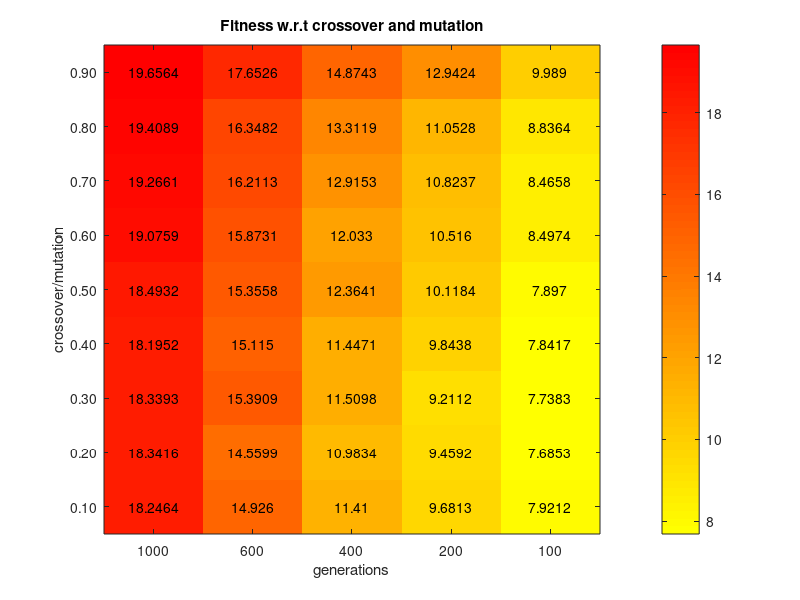

MATLAB code to generate this figure:
f = figure;
%--------base--200
mn = [2.7960    2.6510    2.6480    2.5230    2.4930    2.4560    2.4140    2.3660    2.3180;
    2.3630    2.3070    2.2940    2.2480    2.1920    2.1560    2.1100    2.0750    2.0320;
    2.1470    2.1040    2.0790    2.0170    1.9840    1.8900    1.8600    1.8030    1.7630;
    1.8150    1.7830    1.7660    1.7190    1.7010    1.6550    1.6000    1.5630    1.5120;
    1.5960    1.5620    1.5190    1.4930    1.4400    1.4050    1.3630    1.3290    1.2780;
    1.3650    1.3280    1.2840    1.2370    1.2170    1.1810    1.1320    1.0880    1.0570;
    1.1310    1.0840    1.0540    1.0110    0.9760    0.9500    0.8970    0.8780    0.8310;
    0.8950    0.8570    0.8170    0.7840    0.7610    0.7130    0.6880    0.6550    0.6160;
    0.6610    0.6250    0.6540    0.6030    0.5300    0.5020    0.5450    0.4300    0.4010];

mn = [18.4282   18.6705   18.3799   18.5128   17.6721   18.1227   18.2313   18.2619   18.0543;
   18.4035   17.8674   17.9097   17.2934   17.2302   16.4855   17.6940   17.3099   16.7315;
   17.7512   17.9519   17.5558   17.4053   17.2683   17.3605   16.8084   16.8164   17.2874;
   16.8635   17.0318   16.9712   16.8126   16.6328   17.1243   16.3667   16.8450   16.3609;
   16.7044   16.7277   16.4267   16.5708   16.1194   16.5853   16.2294   16.5973   16.7136;
   16.8648   16.6809   16.3774   16.0589   16.9646   15.8758   16.7992   16.1136   16.8199;
   16.2001   16.3519   16.3191   15.7618   16.2319   16.0360   16.3954   16.2684   16.9390;
   16.1465   15.9415   16.0748   16.2009   16.1661   15.5918   16.1053   16.8125   17.3914;
   16.0106   15.8716   15.9058   16.0688   16.0604   16.4993   17.0402   18.0216   18.2178];

%-------base--400

m = [  5.3570    5.1070    5.0450    4.9490    4.8500    4.7400    4.7140    4.5470    4.4780;
    4.6020    4.5290    4.4120    4.3500    4.2430    4.3680    4.0950    3.9880    3.8800;
    4.1170    4.0210    3.9340    3.8100    3.7280    3.6450    3.5460    3.5980    3.4470;
    3.6380    3.5440    3.4500    3.3650    3.2820    3.1730    3.1020    3.0070    2.9320;
    3.1160    3.0470    2.9850    2.8820    2.8180    2.7320    2.6440    2.6460    2.4720;
    2.6940    2.6070    2.5160    2.4370    2.3650    2.2930    2.1970    2.1290    2.0610;
    2.2200    2.1360    2.0800    1.9990    1.9110    1.8570    1.7780    1.7100    1.6120;
    1.7590    1.6850    1.6170    1.5520    1.4780    1.4160    1.3450    1.2800    1.2080;
    1.3010    1.2310    1.1780    1.1160    1.0400    0.9930    0.9140    0.8460    0.7810];

m = [   16.9991   16.5653   15.3442   16.3575   16.0971   15.5285   15.3065   15.2010   15.0713;
   15.4228   15.5786   15.3868   14.8591   14.6006   14.2695   14.3064   14.1237   14.3044;
   15.1291   14.7703   14.4554   14.1832   13.8285   13.6803   13.6168   13.8376   14.0337;
   14.5011   14.2888   13.7227   13.6715   13.5798   13.4454   13.3289   13.4666   13.4502;
   14.0149   13.5847   13.3804   12.8071   13.1453   12.9258   12.9527   13.1725   13.9694;
   13.6092   13.2864   12.9383   12.7167   12.8252   13.0564   12.8821   12.5935   13.4930;
   13.4410   12.8996   12.6058   12.4622   12.5991   12.6138   12.9390   13.2120   13.3222;
   12.6803   12.7947   12.5326   12.6103   12.0211   12.2280   12.8355   12.7468   14.0150;
   12.3258   11.7417   12.1735   12.4534   12.1013   12.6297   12.9769   13.3968   14.7367];

%---------------------new ops

mn = [    3.1470    2.7220    2.6980    2.6910    2.6530    2.6360    2.6100    2.5910    2.5580;
    2.4710    2.4410    2.4230    2.4120    2.3910    2.3570    2.3470    2.3000    2.2900;
    2.3700    2.1880    2.1520    2.1230    2.1080    2.0810    2.0740    2.0460    2.0050;
    1.9370    1.9240    1.9150    1.8670    1.8510    1.8200    1.7860    1.7650    1.7620;
    1.6770    1.6540    1.6530    1.6180    1.5720    1.5390    1.5370    1.4950    1.4760;
    1.4150    1.3770    1.3660    1.3460    1.3760    1.3040    1.2730    1.2450    1.2090;
    1.1520    1.1440    1.1020    1.0740    1.0680    1.0350    1.0300    0.9930    0.9680;
    0.8990    0.8840    0.8450    0.8350    0.8070    0.7920    0.7620    0.7490    0.7020;
    0.6350    0.6050    0.5840    0.5720    0.5490    0.5230    0.5110    0.4720    0.4450];

mn = [   14.5647   14.0814   14.5077   14.4357   14.2117   13.9367   13.6333   13.7583   12.7120;
   14.4389   14.4914   14.7544   14.5297   14.4988   13.8323   13.7485   13.3866   13.9802;
   14.1374   13.8927   14.2434   14.0707   14.4339   13.4640   13.5544   13.5597   13.8338;
   14.5723   14.6868   14.1772   14.5210   14.2650   13.8734   13.9119   13.3247   13.6967;
   15.1729   14.9516   14.6094   15.0704   14.5851   14.3273   14.6363   14.7155   14.7108;
   15.2141   14.3900   14.9066   14.9319   14.7267   14.1616   14.5694   14.9876   14.9440;
   15.0350   14.9733   14.9704   14.7937   15.1652   14.8426   14.9765   14.9458   15.7130;
   15.5572   15.2908   15.5719   15.4389   15.7863   15.5696   15.8431   15.6720   16.9378;
   15.8611   15.5958   16.0358   15.1379   15.8190   15.6579   17.1824   16.9805   19.4694];
%-----------------------tournamnet
 mn =[2.8970    2.6460    2.5690    2.5400    2.5460    2.4360    2.4010    2.3730    2.3500
    2.3410    2.3320    2.2820    2.2300    2.2660    2.1600    2.1110    2.0630    2.0710
    2.1200    2.0830    2.0700    1.9620    1.9030    1.8710    1.9070    1.8580    1.8030
    1.9140    1.8510    1.7970    1.7670    1.7260    1.6780    1.6340    1.6030    1.5560
    1.6380    1.5930    1.5520    1.5100    1.4780    1.4340    1.3970    1.3550    1.3060
    1.3930    1.3530    1.3020    1.2750    1.2340    1.1880    1.1530    1.1250    1.0740
    1.1470    1.0980    1.0780    1.0320    1.0060    0.9530    0.9290    0.8920    0.8480
    0.9110    0.8690    0.8480    0.8590    0.7670    0.7360    0.7050    0.6670    0.6360
    0.6690    0.6430    0.6190    0.5770    0.5870    0.5550    0.4960    0.4700    0.4090];
 
 mn = [   19.1935   18.3916   18.6277   18.9526   18.3341   18.3527   18.4984   18.2059   17.8194
   17.8762   17.7867   17.5565   17.4683   17.6957   17.8802   17.3541   17.5062   17.3932
   17.4177   17.1482   17.1489   17.5677   17.5901   16.8897   16.9891   17.3703   16.9710
   17.2608   17.0473   16.3425   17.0001   17.0306   16.6123   16.5662   16.9341   16.6584
   16.4035   16.6006   16.5656   16.6634   16.2834   17.0479   16.0448   16.3294   16.7601
   16.3119   16.7197   16.1942   16.6949   16.1595   16.0078   16.2153   16.7496   16.6692
   16.4863   16.3364   16.3450   16.5029   15.9934   16.4969   16.3883   16.5875   17.6348
   16.1704   16.4509   16.0782   15.9564   16.5476   16.2006   16.7083   16.8817   17.0899
   15.3531   16.2043   16.2498   15.6946   16.3540   17.1206   16.5366   17.7664   18.1937
];

%--------------------------tourmanent 2

mn = [    2.9730    2.6360    2.7390    2.5510    2.5100    2.4660    2.4340    2.3740    2.3470;
    2.3820    2.3430    2.3190    2.2560    2.2150    2.1690    2.1100    2.0740    2.0470;
    2.1010    2.0660    2.0440    1.9790    1.9430    1.9000    1.8700    1.8010    1.7870;
    1.8580    1.8480    1.7960    1.7370    1.6930    1.6660    1.6270    1.5840    1.5330;
    1.6120    1.5700    1.5480    1.5360    1.4510    1.4070    1.3740    1.3400    1.2950;
    1.3930    1.3510    1.4230    1.3030    1.2140    1.1810    1.1440    1.0970    1.0680;
    1.1600    1.0940    1.0540    1.0390    1.0490    0.9510    0.9280    0.8770    0.8370;
    0.8970    0.8620    0.8360    0.7900    0.7620    0.7270    0.6950    0.6490    0.6180;
    0.6580    0.6370    0.5990    0.5670    0.5410    0.5050    0.4800    0.4360    0.4060];

mn = [   18.8651   17.9693   18.2745   17.7136   18.0833   17.6610   18.2151   17.9995   17.8419;
   18.4283   18.4181   17.5194   17.8077   17.2991   17.7949   17.3985   17.1974   17.4075;
   17.6284   17.5922   17.7416   17.0229   16.8546   17.0522   16.1823   16.7908   16.6733;
   17.0450   16.8047   16.7518   16.7007   16.8531   17.0047   16.8825   16.7644   16.9517;
   16.7348   16.9465   16.9515   16.7654   16.7882   16.6965   16.6831   16.5362   16.5035;
   16.3837   16.4274   16.5410   15.9991   16.3550   16.5041   16.0960   16.6232   17.1393;
   16.7474   16.1485   15.9019   16.4282   16.3945   16.4002   16.1803   16.5252   17.1848;
   16.2664   15.4259   16.2150   15.7611   15.4487   15.5326   16.4502   16.6527   17.4109;
   15.8295   16.5198   16.0399   16.3943   15.7020   16.1593   16.4710   16.8415   17.6923];

%--------------------------srs
mn = [    2.6310    2.5920    2.5830    2.5380    2.4960    2.4470    2.4020    2.3610    2.2930;
    2.3560    2.3260    2.2770    2.2390    2.2200    2.1640    2.1330    2.0660    2.0140;
    2.1130    2.0570    2.0030    1.9880    1.9290    1.8960    1.8490    1.8180    1.7730;
    1.8470    1.7990    1.7730    1.7440    1.6980    1.6380    1.6050    1.5750    1.5080;
    1.6040    1.5510    1.5260    1.4920    1.4480    1.4150    1.3590    1.3300    1.2820;
    1.3630    1.3200    1.2900    1.2600    1.2080    1.1740    1.1400    1.0950    1.0470;
    1.1280    1.0960    1.0580    1.0290    0.9860    0.9500    0.9140    0.8740    0.8350;
    0.8920    0.8580    0.8230    0.7950    0.7610    0.7230    0.6930    0.6480    0.6140;
    0.6640    0.6340    0.6020    0.5650    0.5430    0.5000    0.4730    0.4280    0.4470];

mn= [ 18.7656   18.7389   18.8683   18.8191   18.3167   17.7452   18.4836   18.0619   18.2720;
   17.8877   18.1067   17.6240   17.9993   17.8452   17.4772   17.7384   17.1682   17.1199;
   17.4132   17.5857   17.1101   17.1774   17.0449   16.7023   16.8082   17.1413   17.0364;
   17.0309   16.7342   16.9208   16.5367   16.3830   16.5053   16.4205   15.8798   17.1539;
   17.1192   16.8292   16.8344   16.2394   16.9744   16.7762   15.8755   16.2907   17.2551;
   16.4154   16.1337   16.3466   16.4932   16.1561   15.9042   15.8598   16.8645   16.4434;
   16.2108   16.1785   16.4931   16.2908   15.9345   16.2785   17.0121   16.8280   17.5547;
   16.0001   16.2338   15.4993   16.4859   15.7729   16.5612   16.6918   17.1757   17.9358;
   15.9953   15.8811   15.3706   16.1393   16.6247   16.4043   16.8794   17.5842   18.3614];

%---------------------tourn 250
mn =[   4.3950    4.0900    3.9700    3.8200    3.8200    3.7750    3.6200    3.5900    3.4750
    3.7550    3.8150    3.5050    3.4050    3.3050    3.1950    3.1400    3.1150    3.0350
    3.2250    3.0850    3.0450    3.0200    2.9100    2.8700    2.8350    2.7150    2.6400
    2.7750    2.7500    2.6850    2.6000    2.5300    2.4700    2.3900    2.3850    2.2850
    2.3950    2.3750    2.3100    2.2900    2.2050    2.1550    2.0550    1.9350    1.9050
    2.0700    2.0100    1.9550    1.8750    1.8350    1.7650    1.6800    1.6550    1.5750
    1.6950    1.6500    1.6000    1.5450    1.5000    1.5200    1.3800    1.2950    1.2500
    1.3400    1.2900    1.3050    1.1800    1.1500    1.0850    1.0100    1.0050    0.9900
    1.0850    1.0200    0.9750    0.8950    0.7900    0.7650    0.7650    0.6950    0.6050];

mn = [  18.7161   17.6587   17.8347   17.1465   16.8710   17.4284   17.3638   17.0539   16.2322
   17.5800   17.3857   17.7386   16.6473   16.7876   17.0301   16.4906   15.8626   16.0677
   16.8164   16.5502   16.3211   16.4300   15.5515   16.2848   15.9312   16.2681   16.4393
   15.4133   16.0302   15.8060   15.5483   15.4411   15.6650   15.3880   15.4395   15.8834
   15.7176   15.7105   15.5300   15.1308   15.8745   15.1076   15.2818   15.5392   15.5177
   14.8392   14.9553   15.3664   14.9518   15.3438   14.7001   15.1611   15.5897   16.0186
   14.6441   15.5263   14.6355   15.1176   15.2044   14.2800   15.0849   14.9661   15.9663
   14.2885   14.3216   14.5941   14.7677   14.5444   13.9803   14.6935   15.4504   16.4270
   14.2930   14.7645   14.4507   14.2558   14.5768   14.6519   14.8610   15.0029   16.5811];
%-------------------------------

mn =[];

mn=[
   17.3819   16.8721   16.8184   16.8037   16.5361   15.5525   16.1335   16.4352   16.0447;
   16.3576   15.4398   16.2525   15.9938   15.4271   14.7447   14.3358   14.6246   15.0390;
   15.1770   14.7162   14.6633   14.5913   13.4725   14.1745   13.9930   14.2924   14.5402;
   14.4991   14.5835   15.4790   13.7584   13.9374   14.3349   14.1331   13.9315   14.0603;
   14.1533   13.9100   13.7836   13.3778   13.0254   13.7991   13.6361   13.8081   14.1747;
   13.9452   13.6842   13.6706   13.2850   12.6685   13.2647   12.2685   13.2375   13.7478;
   13.1630   13.1986   12.6204   13.5372   12.9794   13.1080   12.6540   13.4296   15.3052;
   13.1443   12.9679   12.9330   12.8444   12.6314   13.0618   13.2518   13.9279   14.6748;
   12.6705   13.1090   12.7757   12.2466   12.1197   13.2411   12.8672   13.4974   14.3648];

mn = fliplr(mn);
%----------------------------
mn = [   1.4160    2.7400    5.4340    8.1560   13.1040         0         0         0         0
    1.3480    2.8560    5.7240    7.4340   12.3760         0         0         0         0
    1.2660    2.3660    4.3360    6.8280   11.2920         0         0         0         0
    1.1460    2.3820    4.2440    5.8160    9.9560         0         0         0         0
    0.9840    1.7600    3.7000    5.2580    9.3820         0         0         0         0
    0.8080    1.5060    2.8020    4.8100    8.1460         0         0         0         0
    0.7360    1.4640    2.8440    4.2120    6.9500         0         0         0         0
    0.6000    1.1820    2.3100    3.4500    5.6680         0         0         0         0
    0.4480    0.8880    1.7780    2.6540    4.4040         0         0         0         0];

mn = [ 19.6564   17.6526   14.8743   12.9424    9.9890    ;   
   19.4089   16.3482   13.3119   11.0528    8.8364       ;  
   19.2661   16.2113   12.9153   10.8237    8.4658      ;
   19.0759   15.8731   12.0330   10.5160    8.4974        ;
   18.4932   15.3558   12.3641   10.1184    7.8970        ;
   18.1952   15.1150   11.4471    9.8438    7.8417         ;
   18.3393   15.3909   11.5098    9.2112    7.7383         ;
   18.3416   14.5599   10.9834    9.4592    7.6853         ;
   18.2464   14.9260   11.4100    9.6813    7.9212         ];

%x = [1 1 1 1 1 1 1 1 1 2 2 2 2 2 2 2 2 2 3 3 3 3 3 3 3 3 3];
%y = [9 8 7 6 5 4 3 2 1 9 8 7 6 5 4 3 2 1 9 8 7 6 5 4 3 2 1];
%yes = {'50';'100';'150'};
%names = {'0.90'; '0.80'; '0.70'; '0.60'; '0.50';'0.40'; '0.30'; '0.20'; '0.10'};

%y = [1   1  1  1  1  1  1 1 1 1 1 1 1 1 1 1 2  2  2  2  2  2  2  2 2 2 2 2 2 2 2 2  3  3  3  3  3  3 3  3 3 3 3 3 3 3 3 3 4  4  4  4  4  4  4  4 4 4 4 4 4 4 4 4 5 5 5 5 5 5 5 5 5 5 5 5 5 5 5 5];
%x = [16 15 14 13 12 11 10 9 8 7 6 5 4 3 2 1 16 15 14 13 12 11 10 9 8 7 6 5 4 3 2 1 16 15 14 13 12 11 10 9 8 7 6 5 4 3 2 1 16 15 14 13 12 11 10 9 8 7 6 5 4 3 2 1 16 15 14 13 12 11 10 9 8 7 6 5 4 3 2 1 ];
%yes = {'0.95'; '0.94'; '0.93'; '0.92'; '0.91'; '0.90'; '0.89'; '0.88'; '0.87'; '0.86'; '0.85'; '0.84'; '0.83'; '0.82'; '0.81'; '0.80'; };
%names = {'0.05'; '0.04'; '0.03'; '0.02'; '0.01'; };
%names = flip(names);

%y = [1 1 1 1 1 1 1 1 2 2 2 2 2 2 2 2 3 3 3 3 3 3 3 3 4 4 4 4 4 4 4 4 5 5 5 5 5 5 5 5 6 6 6 6 6 6 6 6 7 7 7 7 7 7 7 7 8 8 8 8 8 8 8 8];
%x = [8 7 6 5 4 3 2 1 8 7 6 5 4 3 2 1 8 7 6 5 4 3 2 1 8 7 6 5 4 3 2 1 8 7 6 5 4 3 2 1 8 7 6 5 4 3 2 1 8 7 6 5 4 3 2 1 8 7 6 5 4 3 2 1];
%yes = {'0.95'; '0.90'; '0.85'; '0.80'; '0.75'; '0.70'; '0.65'; '0.60'};
%names = {'0.40';'0.35';'0.30';'0.25';'0.20';'0.15';'0.10';'0.05'};
%names = flip(names);

%x = flip(x);
%y = flip(y);


%x = [1 1 1 1 1 1 1 1 1 2 2 2 2 2 2 2 2 2 3 3 3 3 3 3 3 3 3 4 4 4 4 4 4 4 4 4 5 5 5 5 5 5 5 5 5 6 6 6 6 6 6 6 6 6 7 7 7 7 7 7 7 7 7 8 8 8 8 8 8 8 8 8 9 9 9 9 9 9 9 9 9];
%y = [9 8 7 6 5 4 3 2 1 9 8 7 6 5 4 3 2 1 9 8 7 6 5 4 3 2 1 9 8 7 6 5 4 3 2 1 9 8 7 6 5 4 3 2 1 9 8 7 6 5 4 3 2 1 9 8 7 6 5 4 3 2 1 9 8 7 6 5 4 3 2 1 9 8 7 6 5 4 3 2 1];
%yes = {'0.90'; '0.80'; '0.70'; '0.60'; '0.50';'0.40'; '0.30'; '0.20'; '0.10'};
%names = {'0.90'; '0.80'; '0.70'; '0.60'; '0.50';'0.40'; '0.30'; '0.20'; '0.10'};
%names = flip(names);

y = [1 1 1 1 1 1 1 1 1 2 2 2 2 2 2 2 2 2 3 3 3 3 3 3 3 3 3 4 4 4 4 4 4 4 4 4 5 5 5 5 5 5 5 5 5 ];
x = [9 8 7 6 5 4 3 2 1 9 8 7 6 5 4 3 2 1 9 8 7 6 5 4 3 2 1 9 8 7 6 5 4 3 2 1 9 8 7 6 5 4 3 2 1 ];
yes = {'0.90'; '0.80'; '0.70'; '0.60'; '0.50';'0.40'; '0.30'; '0.20'; '0.10'};
names = {'100'; '200'; '400'; '600'; '1000';};
names = flip(names);
x = flip(x);
y = flip(y);

y = flip(y);
t=num2cell(mn);

t = cellfun(@num2str, t, 'UniformOutput', false); % convert to string

t=t';

imagesc(mn);
%title('Cpu time w.r.t crossover and mutation');
title('Fitness w.r.t crossover and mutation');

set(gca,'xtick',[1:9],'xticklabel',names);
set(gca,'ytick',[1:9],'yticklabel',yes);
xlabel('generations');
ylabel('crossover/mutation');
hold on
colormap(flipud(autumn))
%imshow(m);
text(y,x,t', 'HorizontalAlignment','center')
colorbar;
